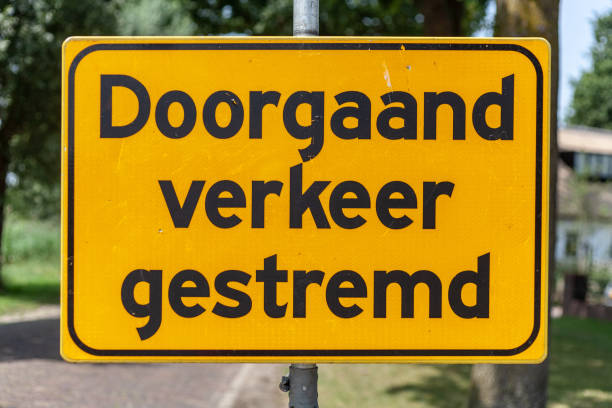
#> input picture visuals/dutch_signboard.jpg, 612 x 408 px, found by its file name
$ jupyter execute --allow-errors translation_text-to-speech.ipynb
#> lines starting #> are read from the running program, lines starting #| are printed output that depends on the picture
# Translation using OCR

In this notebook, we will check outan application of OCR, text translation.

<hr style="border:2px solid gray"> </hr>


## Workflow

- Import vocabulary of language and the text detection and recognition model packages
- Read the image, idenitfy, the size of the input image and scale it down to optimum size
- Apply text detector on the image to obtain the confusion matrix and the bounding box vertices of the text
- Apply text recognizer on each box by box
- Plot detected output text box by box on the output template file
- Print the detected text
- Detect language of the detected text using the google tranlate language engine
- Tranlate the detected text to the selected language using the "googletrans" google tranlate language engine
- Convert the text to speech using the pyttsx3 text to speech engine

## Import the required libraries

[cell 1]
import cv2
import numpy as np
import matplotlib.pyplot as plt
import pyttsx3
import googletrans
from googletrans import Translator


plt.rcParams['image.cmap'] = 'gray'

## Display Image to be used

[cell 2]
# Load Image
img1 = cv2.imread('/Users/aneerbanchakraborty/Documents/git/C0/c0-module-text-detection-ocr/visuals/dutch_signboard.jpg')
#> img1 is the input picture: shape (408, 612, 3); mean B, G, R 40.7, 125, 155.9

# Display the image
plt.figure(figsize=(20,20))
plt.subplot(121); plt.imshow(img1[:,:,::-1]); plt.title('Image 1');

## Initialise the google tranlator engine

### <font style="color:rgb(8,133,37)">Google Translator Python API documentation</font>

[**`googletrans()`**](https://py-googletrans.readthedocs.io/en/latest/)

#> (a cell that did not finish here is left out)

## Initialise the text to speech engine

### <font style="color:rgb(8,133,37)">Python Text-to-Speech API documentation</font>

[**`pyttsx3()`**](https://pyttsx3.readthedocs.io/en/latest/index.html)

[cell 4]
speechEngine =  pyttsx3.init()
speechEngine.setProperty("rate", 120)

## Import the Language Vocabulary to be used for the text recognition

### <font style="color:rgb(8,133,37)">The detected text in the image is converted into text data using this vocabulary as reference.</font>

[cell 5]
# Define list to store the vocabulary in
vocabulary =[]

# Open file to import the vocabulary
with open("/Users/aneerbanchakraborty/Documents/git/C0/c0-module-text-detection-ocr/resources/alphabet_94.txt") as f:

    # Read the file line by line
#> (reads resources/alphabet_94.txt from the repository)
    for l in f:

        # Append each line into the vocabulary list.
        vocabulary.append(l.strip())

    #Close the file
    f.close()

# Print the data
print("Vocabulary:", vocabulary, len(vocabulary))

#> (a cell that did not finish here is left out)

#> (a cell that did not finish here is left out)

## Funtion for transforming boxes

[**`Geometric Image Transforms()`**]
(https://docs.opencv.org/4.5.2/da/d54/group__imgproc__transform.html)

[cell 8]
# This Function does transformation over the bounding boxes detected by the text detection model
def fourPointsTransform(frame, vertices):

    # Print vertices of each bounding box
    vertices = np.asarray(vertices).astype(np.float32)
    print("Vertices of Bounding box : ", vertices )
    outputSize = (100, 32)
    targetVertices = np.array([
        [0, outputSize[1] - 1],
        [0, 0],
        [outputSize[0] - 1, 0],
        [outputSize[0] - 1, outputSize[1] - 1]], dtype="float32")

    # Apply perspective transform
    rotationMatrix = cv2.getPerspectiveTransform(vertices, targetVertices)
    result = cv2.warpPerspective(frame, rotationMatrix, outputSize)
    return result

## Set Scale Factor for resize

[cell 9]
# Defining function that returns the scale factor to resize the output image according to
# the size/shape matrix of the input image
def setScaleFactor(frame):

    #Get image height and width
    frame_h, frame_w, ch = frame.shape
#> frame_h = 408; frame_w = 612; ch = 3

    # Define scaling factor according to preset values of the input image size so as
    # the output image is scaled down to a generic size,"k" is the scaling factor value
    if (frame_h > 2000) and (frame_w > 2000):
        k = 0.2
    elif (2000 > frame_h > 1000) and 2000 > frame_w > 1000:
        k = 0.4
    elif (frame_h < 1000) or frame_w < 1000:
        k = 0.6
    elif (frame_h < 500) and frame_w < 500:
        k = 1
    else:
        k = 0.5
    return k

# Text detection and recognition

[cell 10]
# Get the scaling factor
scaling_factor = setScaleFactor(img1)
#> scaling_factor = 0.6
# Resize the image depending on the original image shape and the scaling factor
image = cv2.resize(img1, None, fx= scaling_factor, fy= scaling_factor, interpolation= cv2.INTER_LINEAR)
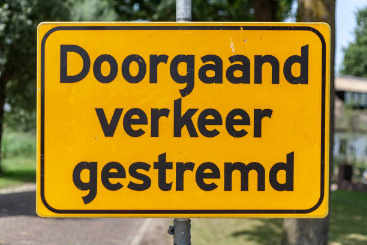
#> image: shape (245, 367, 3); mean B, G, R 40.7, 125.1, 155.9

# Create a blank matrix to be used to display the output image
blank = np.full(image.shape[:2],255, dtype =np.uint8)
# Convert the blank matrix into a image with white background.
temp=[blank,blank,blank]
image_white=cv2.merge(temp,3)

# Use the DB text detector initialised previously to detect the presence of text in the image
#> (the rest of this cell did not finish here and is left out)
